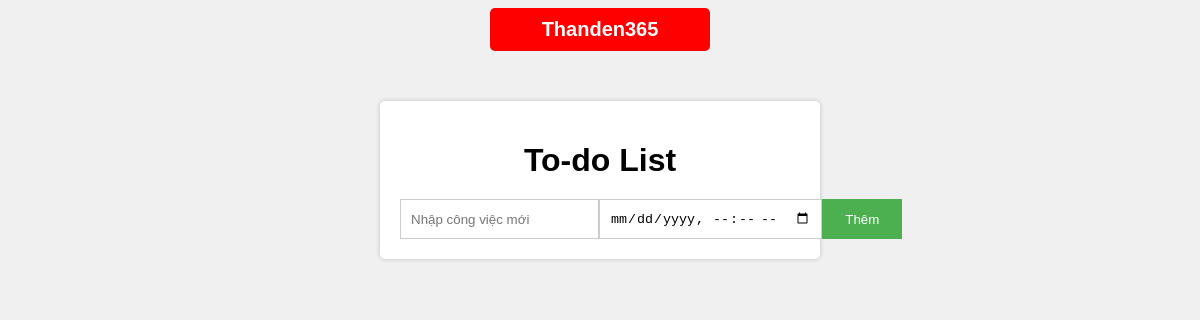
The page /show (signed in) on the database as committed earlier.
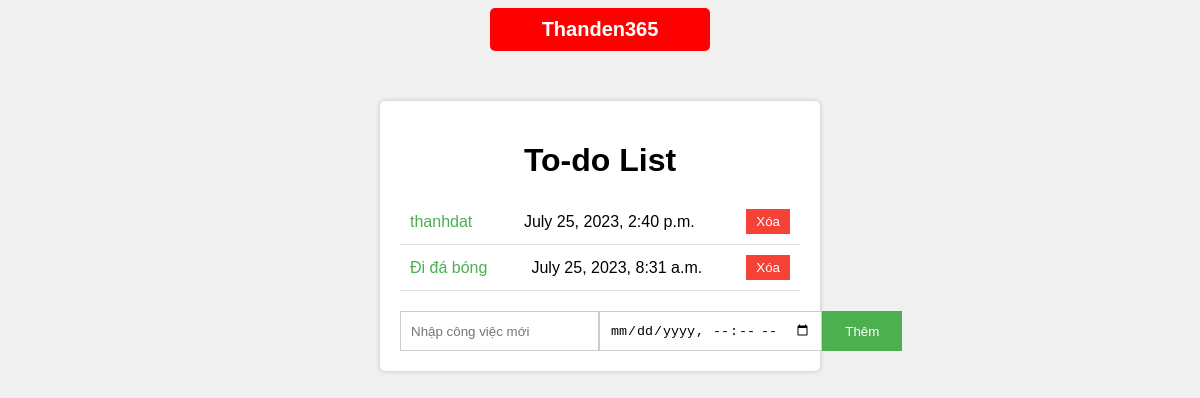
The same page on the database as committed later.
### todolist/models.py (models this page shows, shortened)
class User(models.Model):
    username = models.CharField(max_length=20, unique=True)
    password = models.CharField(max_length=100)

class Service(models.Model):
    username = models.ForeignKey(User, on_delete = models.CASCADE)
    title = models.CharField(max_length=255)
    time = models.DateTimeField()

### todolist/views.py (the view, shortened to what this page needs)
# urls.py: path('show', Show.as_view(), name= 'show'),
class Show(View):
    def get(self, request):
        global username
        username = request.session.get('username', None)
        if username != None:
            try:
                services = Service.objects.filter(username__username = username)
                context = {
                    'username':username,
                    'services': services,
                }
                return render(request, 'show.html', context)
            except Service.DoesNotExist:
                context = {
                    'username':username
                }
                return render(request, 'show.html', context)
        return redirect('login')

### templates/show.html (shortened to what this page needs)
<!DOCTYPE html>
<html lang="en">
<head>
</head>
<body>
    {% if username %}
    <p>{{username}}</p>
    {% endif %}
    <div class="container">
        <h1>To-do List</h1>
        <ul id="taskList">
            {% for item in services %}
            <li>
                <span class="title">{{item.title}}</span>
                <span>{{item.time}}</span>
                <form action="{% url 'delete_item' item.id %}" method="post">
                    <button>Xóa</button>
                </form>
            </li>
            {% endfor %}
        </ul>
        <form action="{% url 'show' %}" method="POST">
            <div class="add-task-form">
                <input name="title" type="text" id="taskInput" placeholder="Nhập công việc mới">
                <input name="time" type="datetime-local" id="taskInput">
                <button>Thêm</button>
            </div>
        </form>
    </div>
</body>
</html>

### templates/show.html (style rules this page uses)
body { font-family: Arial, sans-serif; background-color: #f0f0f0; }
.container { max-width: 400px; margin: 50px auto; background-color: #fff; box-shadow: 0 0 5px rgba(0, 0, 0, 0.2); padding: 20px; border-radius: 5px; }
h1 { text-align: center; margin-bottom: 20px; }
ul { list-style-type: none; padding: 0; }
li { display: flex; justify-content: space-between; align-items: center; padding: 10px; border-bottom: 1px solid #e1e1e1; }
li button { background-color: #f44336; color: #fff; border: none; padding: 5px 10px; cursor: pointer; transition: background-color 0.3s; }
.add-task-form { display: flex; justify-content: space-between; margin-top: 20px; }
.add-task-form input { flex: 1; padding: 10px; border: 1px solid #ccc; }
.add-task-form button { flex: 0 0 80px; background-color: #4caf50; color: #fff; border: none; padding: 10px; cursor: pointer; transition: background-color 0.3s; }
p { font-size: 20px; font-weight: bold; color: #FFFFFF; text-align: center; background-color: #FF0000; padding: 10px; border-radius: 5px; width: 200px; margin: 0 auto; }
span.title { color: #4caf50; }

Rows that differ between the two databases and show on the page:
added Service: title "thanhdat", time "July 25, 2023, 2:40 p.m."
added Service: title "Đi đá bóng", time "July 25, 2023, 8:31 a.m."
